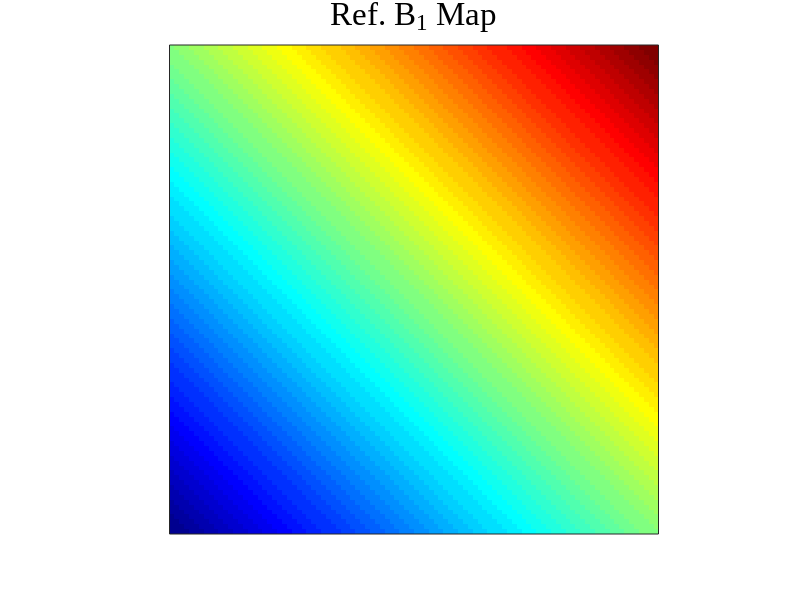

Recreate this plot in MATLAB.
%% simuBlurAndHistAnalysis
% Exploratory analysis of to explore why histograms and correlations were 
% used for the paper analysis
%

%% Initial setup
%

clear all
close all
clc

%% Globals
%

figIndex = 0;
imDims = [100, 100];
diagionalRotationAngle = 90;
b1MapRescaleFactor = 0.5;

%% Generate ideal "Ref" B1 map with diagonal gradient
%

[Xgrad, Ygrad] = meshgrid(1:imDims(1),1:imDims(2));

diagionalGrad = Xgrad+Ygrad;

b1map_tmp = imrotate(diagionalGrad, diagionalRotationAngle); % Rotate to get prefered diagonal orientation, only a visual preference.

b1Map_ref = b1map_tmp./max(b1map_tmp(:))+b1MapRescaleFactor;

figIndex = figIndex+1; figure(figIndex), imagesc(b1Map_ref), axis image, set(gca, 'XTick', [], 'YTick', []), colormap(jet), title('Ref. B_1 Map', 'FontSize', 24, 'FontName', 'TimesNewRoman', 'FontWeight', 'normal')

% Cleanup variables that are of no use anymore
clear b1map_tmp diagionalGrad
